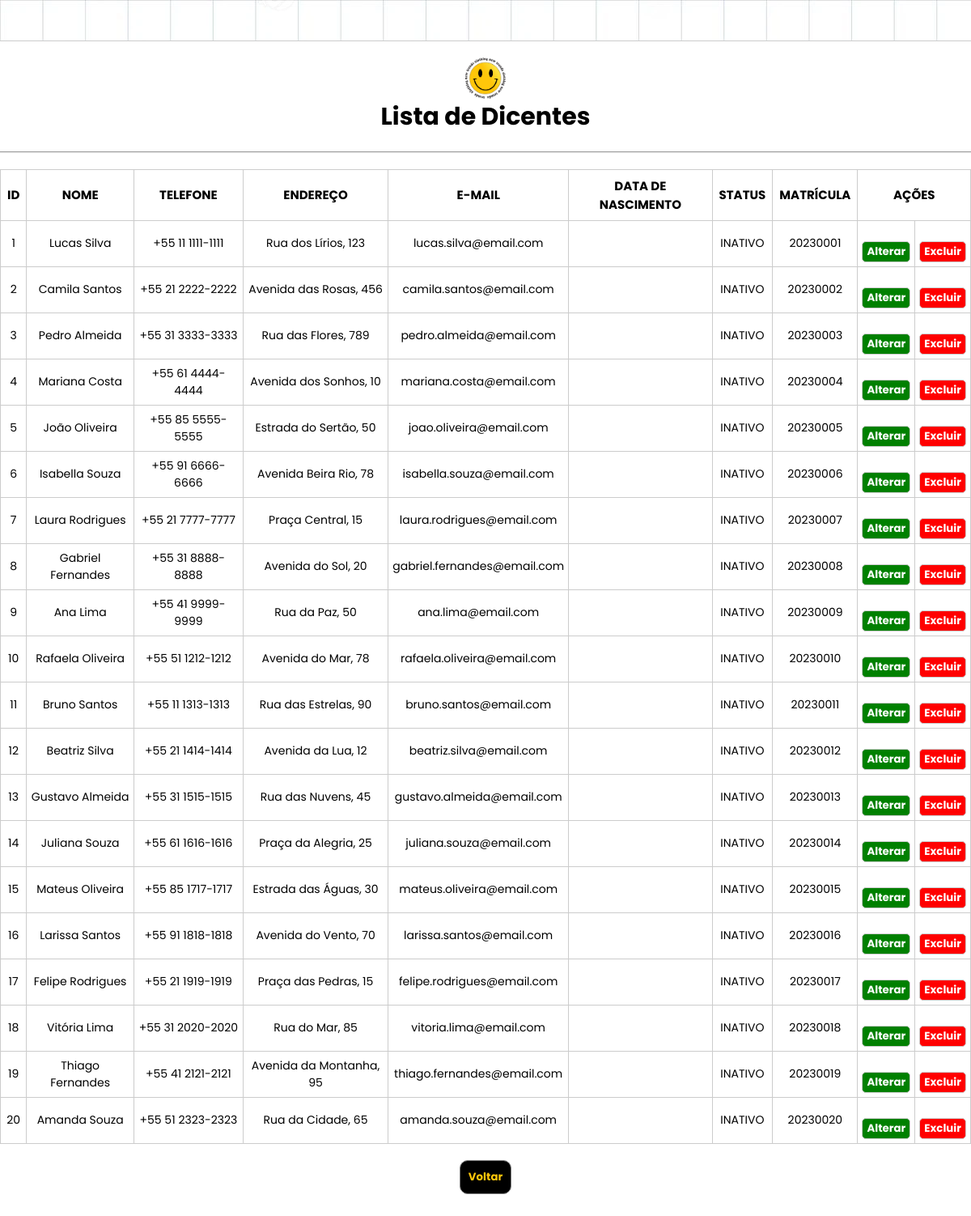
Page /aluno/listaaluno.php on the earlier database version.
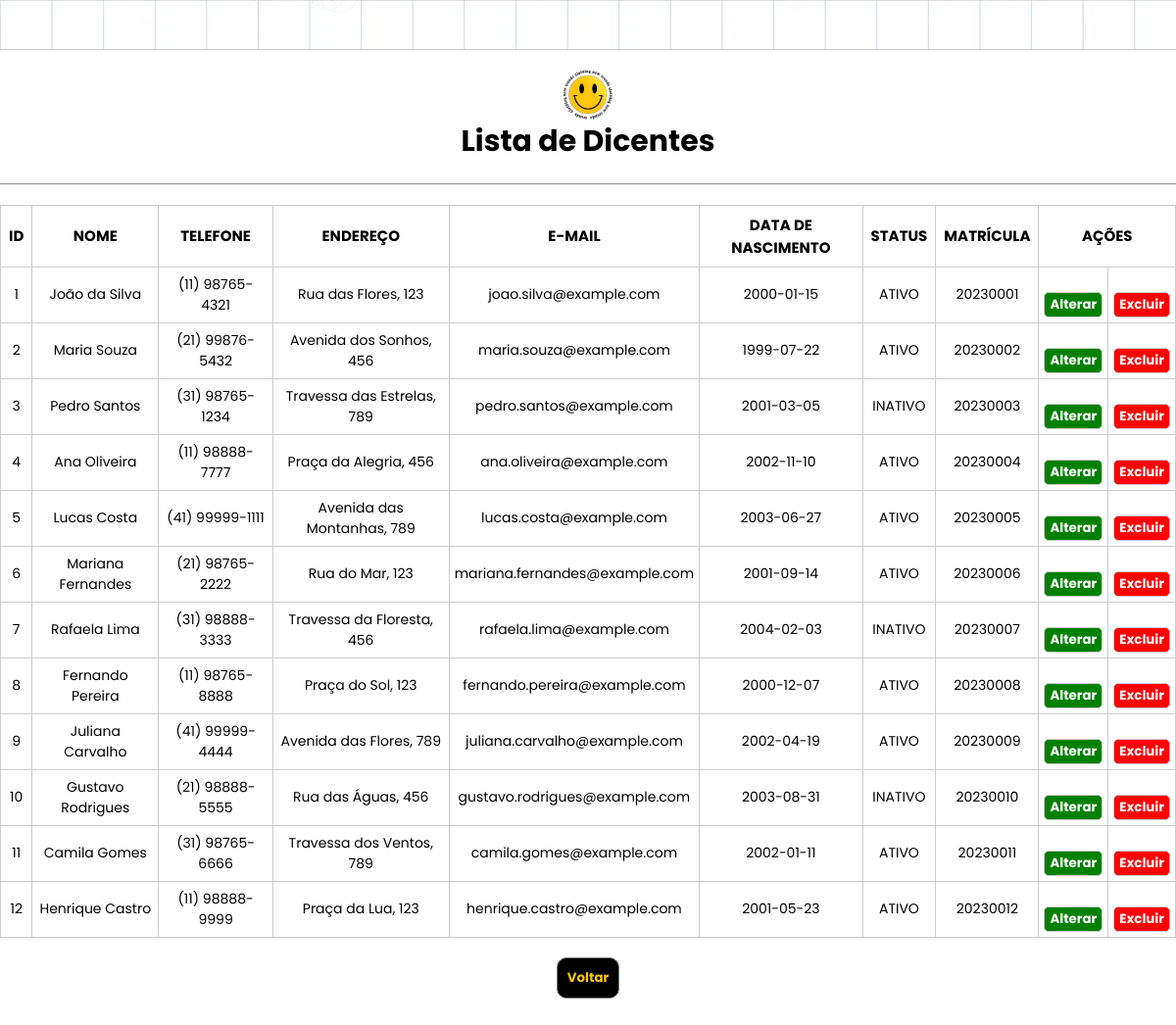
Same page on the later database version.
### tables this page shows
CREATE TABLE Aluno (
  idAluno INT AUTO_INCREMENT,
  nomeAluno VARCHAR(100),
  telefoneAluno VARCHAR(20),
  enderecoAluno VARCHAR(100),
  statusAluno CHAR(2),
  matriculaAluno CHAR(10),
  emailAluno VARCHAR(100),
  senhaAluno VARCHAR(45),
  dtaNascimentoAluno date,
  PRIMARY KEY (idAluno)
  );

### aluno/listaaluno.php (the view, shortened to what this page needs)
<!DOCTYPE html>
<html lang="en">
<head>
    <link rel="stylesheet" href="../css/style.css">
</head>
<body>
<?php
require_once('../conexao.php');
$retorno = $conexao->prepare('SELECT * FROM Aluno');
$retorno->execute();
function imprimirStatus($valor) {
    if ($valor === 'MT') {
    return "ATIVO";
    } else {
    return "INATIVO";
    }
   }
?>
    <section class="direcionador-paginas" id="lista-usuario">
        <div class="identificacao-section">
            <img src="assets/logotipo_logo.png" alt="">
            <h1 class="title-section">Lista de Dicentes</h1>
        </div>
        <hr>
        <table>
        <thead>
            <tr>
                <th>ID</th>
                <th>NOME</th>
                <th>TELEFONE</th>
                <th>ENDEREÇO</th>
                <th>E-MAIL</th>
                <th>DATA DE NASCIMENTO</th>
                <th>STATUS</th>
                <th>MATRÍCULA</th>
                <th colspan="2">AÇÕES</th>
            </tr>
        </thead>
        <tbody>
            <tr>
                <?php foreach ($retorno->fetchall() as $value) { ?>
            <tr>
                <td> <?php echo $value['idAluno'] ?> </td>
                <td> <?php echo $value['nomeAluno'] ?> </td>
                <td> <?php echo $value['telefoneAluno'] ?> </td>
                <td> <?php echo $value['enderecoAluno'] ?> </td>
                <td> <?php echo $value['emailAluno'] ?> </td>
                <td> <?php echo $value['dtaNascimentoAluno'] ?> </td>
                <td> <?php echo imprimirStatus($value['statusAluno']) ?> </td>
                <td> <?php echo $value['matriculaAluno'] ?> </td>
                <td>
                    <form method="POST" action="Altaluno.php">
                        <button name="alterar" type="submit" class="btn-crud">Alterar</button>
                    </form>
                </td>
                <td>
                    <form method="GET" action="crudaluno.php">
                        <button name="excluir" type="submit" class="btn-crud delete">Excluir</button>
                    </form>
                </td>
            </tr>
        <?php  }  ?>
        </tr>
        </tbody>
    </table>
        <?php
echo "<button class='button button3'><a href='acesso-aluno.html'>Voltar</a></button>";
?>
    </section>
</body>
</html>

### css/style.css (style rules this page uses)
* { margin: 0; padding: 0; font-family: 'Poppins'; }
body { display: flex; flex-direction: column; align-items: center; justify-content: center; width: 100vw; height: 100%; background-image: url(../assets/fndo-index.webp); overflow-x: hidden; }
.btn-crud { cursor: pointer; border: 0.1px solid #ccc; padding: 2px 5px; background-color: green; color: white; font-weight: bold; border-radius: 5px; margin-top: 20px; }
.delete { color: white; background-color: red; }
.direcionador-paginas, .cadastro-usuario, .lista-usuario { margin: 50px 0px; display: flex; text-align: center; flex-direction: column; width: 300px; padding: 20px 20px 50px 20px; gap: 20px; align-items: center; background-color: #ffffff; border: 0.1px solid #ccc; border-radius: 20px; }
#lista-usuario { width: 1200px; }
.identificacao-section { display: flex; flex-direction: column; align-items: center; }
.identificacao-section > img { width: 50px; }
hr { width: 100%; }
.title-section { font-size: 30px; }
#cadastrar, .button { text-decoration: none; padding: 10px; border-radius: 10px; border: 0.1px solid #7b7b7b ; background-color: #000000; color: #ffc60a; font-weight: bold; cursor: pointer; }
.button > a { text-decoration: none; color: #ffc60a; }
table, th, td { border: 1px solid #ccc; border-collapse: collapse; padding: 5px; }
th { font-size: 15px; padding: 8px; }
td { font-size: 14px; padding: 5px; text-align: center; }

Differences in the rows shown:
removed aluno: idAluno "13", nomeAluno "Gustavo Almeida", telefoneAluno "+55 31 1515-1515", enderecoAluno "Rua das Nuvens, 45", emailAluno "gustavo.almeida@email.com", statusAluno "INATIVO", matriculaAluno "20230013"
removed aluno: idAluno "14", nomeAluno "Juliana Souza", telefoneAluno "+55 61 1616-1616", enderecoAluno "Praça da Alegria, 25", emailAluno "juliana.souza@email.com", statusAluno "INATIVO", matriculaAluno "20230014"
removed aluno: idAluno "15", nomeAluno "Mateus Oliveira", telefoneAluno "+55 85 1717-1717", enderecoAluno "Estrada das Águas, 30", emailAluno "mateus.oliveira@email.com", statusAluno "INATIVO", matriculaAluno "20230015"
removed aluno: idAluno "16", nomeAluno "Larissa Santos", telefoneAluno "+55 91 1818-1818", enderecoAluno "Avenida do Vento, 70", emailAluno "larissa.santos@email.com", statusAluno "INATIVO", matriculaAluno "20230016"
removed aluno: idAluno "17", nomeAluno "Felipe Rodrigues", telefoneAluno "+55 21 1919-1919", enderecoAluno "Praça das Pedras, 15", emailAluno "felipe.rodrigues@email.com", statusAluno "INATIVO", matriculaAluno "20230017"
removed aluno: idAluno "18", nomeAluno "Vitória Lima", telefoneAluno "+55 31 2020-2020", enderecoAluno "Rua do Mar, 85", emailAluno "vitoria.lima@email.com", statusAluno "INATIVO", matriculaAluno "20230018"
removed aluno: idAluno "19", nomeAluno "Thiago Fernandes", telefoneAluno "+55 41 2121-2121", enderecoAluno "Avenida da Montanha, 95", emailAluno "thiago.fernandes@email.com", statusAluno "INATIVO", matriculaAluno "20230019"
removed aluno: idAluno "20", nomeAluno "Amanda Souza", telefoneAluno "+55 51 2323-2323", enderecoAluno "Rua da Cidade, 65", emailAluno "amanda.souza@email.com", statusAluno "INATIVO", matriculaAluno "20230020"
changed aluno id 1: nomeAluno "Lucas Silva" → "João da Silva"; telefoneAluno "+55 11 1111-1111" → "(11) 98765-4321"; enderecoAluno "Rua dos Lírios, 123" → "Rua das Flores, 123"; emailAluno "lucas.silva@email.com" → "joao.silva@example.com"; dtaNascimentoAluno (not shown) → "2000-01-15"; statusAluno "INATIVO" → "ATIVO"
changed aluno id 2: nomeAluno "Camila Santos" → "Maria Souza"; telefoneAluno "+55 21 2222-2222" → "(21) 99876-5432"; enderecoAluno "Avenida das Rosas, 456" → "Avenida dos Sonhos, 456"; emailAluno "camila.santos@email.com" → "maria.souza@example.com"; dtaNascimentoAluno (not shown) → "1999-07-22"; statusAluno "INATIVO" → "ATIVO"
changed aluno id 3: nomeAluno "Pedro Almeida" → "Pedro Santos"; telefoneAluno "+55 31 3333-3333" → "(31) 98765-1234"; enderecoAluno "Rua das Flores, 789" → "Travessa das Estrelas, 789"; emailAluno "pedro.almeida@email.com" → "pedro.santos@example.com"; dtaNascimentoAluno (not shown) → "2001-03-05"
changed aluno id 4: nomeAluno "Mariana Costa" → "Ana Oliveira"; telefoneAluno "+55 61 4444-4444" → "(11) 98888-7777"; enderecoAluno "Avenida dos Sonhos, 10" → "Praça da Alegria, 456"; emailAluno "mariana.costa@email.com" → "ana.oliveira@example.com"; dtaNascimentoAluno (not shown) → "2002-11-10"; statusAluno "INATIVO" → "ATIVO"
changed aluno id 5: nomeAluno "João Oliveira" → "Lucas Costa"; telefoneAluno "+55 85 5555-5555" → "(41) 99999-1111"; enderecoAluno "Estrada do Sertão, 50" → "Avenida das Montanhas, 789"; emailAluno "joao.oliveira@email.com" → "lucas.costa@example.com"; dtaNascimentoAluno (not shown) → "2003-06-27"; statusAluno "INATIVO" → "ATIVO"
changed aluno id 6: nomeAluno "Isabella Souza" → "Mariana Fernandes"; telefoneAluno "+55 91 6666-6666" → "(21) 98765-2222"; enderecoAluno "Avenida Beira Rio, 78" → "Rua do Mar, 123"; emailAluno "isabella.souza@email.com" → "mariana.fernandes@example.com"; dtaNascimentoAluno (not shown) → "2001-09-14"; statusAluno "INATIVO" → "ATIVO"
changed aluno id 7: nomeAluno "Laura Rodrigues" → "Rafaela Lima"; telefoneAluno "+55 21 7777-7777" → "(31) 98888-3333"; enderecoAluno "Praça Central, 15" → "Travessa da Floresta, 456"; emailAluno "laura.rodrigues@email.com" → "rafaela.lima@example.com"; dtaNascimentoAluno (not shown) → "2004-02-03"
changed aluno id 8: nomeAluno "Gabriel Fernandes" → "Fernando Pereira"; telefoneAluno "+55 31 8888-8888" → "(11) 98765-8888"; enderecoAluno "Avenida do Sol, 20" → "Praça do Sol, 123"; emailAluno "gabriel.fernandes@email.com" → "fernando.pereira@example.com"; dtaNascimentoAluno (not shown) → "2000-12-07"; statusAluno "INATIVO" → "ATIVO"
changed aluno id 9: nomeAluno "Ana Lima" → "Juliana Carvalho"; telefoneAluno "+55 41 9999-9999" → "(41) 99999-4444"; enderecoAluno "Rua da Paz, 50" → "Avenida das Flores, 789"; emailAluno "ana.lima@email.com" → "juliana.carvalho@example.com"; dtaNascimentoAluno (not shown) → "2002-04-19"; statusAluno "INATIVO" → "ATIVO"
changed aluno id 10: nomeAluno "Rafaela Oliveira" → "Gustavo Rodrigues"; telefoneAluno "+55 51 1212-1212" → "(21) 98888-5555"; enderecoAluno "Avenida do Mar, 78" → "Rua das Águas, 456"; emailAluno "rafaela.oliveira@email.com" → "gustavo.rodrigues@example.com"; dtaNascimentoAluno (not shown) → "2003-08-31"
changed aluno id 11: nomeAluno "Bruno Santos" → "Camila Gomes"; telefoneAluno "+55 11 1313-1313" → "(31) 98765-6666"; enderecoAluno "Rua das Estrelas, 90" → "Travessa dos Ventos, 789"; emailAluno "bruno.santos@email.com" → "camila.gomes@example.com"; dtaNascimentoAluno (not shown) → "2002-01-11"; statusAluno "INATIVO" → "ATIVO"
changed aluno id 12: nomeAluno "Beatriz Silva" → "Henrique Castro"; telefoneAluno "+55 21 1414-1414" → "(11) 98888-9999"; enderecoAluno "Avenida da Lua, 12" → "Praça da Lua, 123"; emailAluno "beatriz.silva@email.com" → "henrique.castro@example.com"; dtaNascimentoAluno (not shown) → "2001-05-23"; statusAluno "INATIVO" → "ATIVO"
